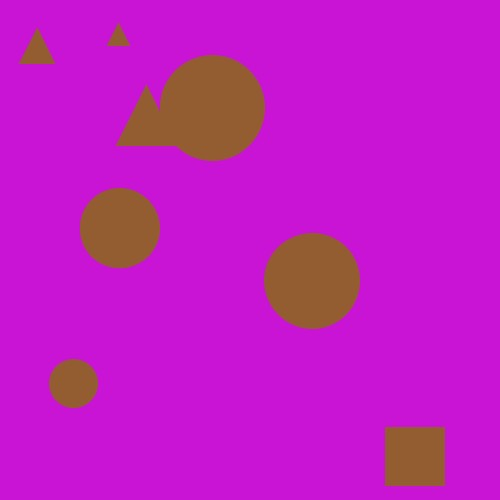
#> input picture data/00104A2001D820-00185A1-0019040-001BEFF-001CF7700142B7001E84B.jpg, 500 x 500 px
$ python visualization.py --image data/00104A2001D820-00185A1-0019040-001BEFF-001CF7700142B7001E84B.jpg
#> lines starting #> are read from the running program, lines starting #| are printed output that depends on the picture; after the words box and inside, x2 and y2 are one past the last pixel; in counts of white or black regions, pixels touching at a corner belong together
"""
Simple visualization tool for the evolution of image from blurring to final detection
"""
import argparse
from PIL import Image, ImageOps
import cv2
import numpy as np

# Read image
argument_parser = argparse.ArgumentParser()
argument_parser.add_argument('-i', '--image', required=False, help='Path')
args = vars(argument_parser.parse_args())
img_url = args['image'] or 'testimage.jpg'
img = cv2.imread(img_url)
#> img is the input picture: shape (500, 500, 3); mean B, G, R 193.9, 28.5, 194.7
top, bottom, left, right = [15]*4
img_for_plot=cv2.copyMakeBorder(img.copy(), top, bottom, left, right, cv2.BORDER_CONSTANT, value=[0,0,0])

img_plot1 = img_for_plot.copy()
img_plot2 = None
img_plot3 = None
img_plot4 = None
img_plot5 = None
img_plot6 = None


class ShapeDetector:
    def __init__(self):
        pass

    def detect(self, c):
        """
        :param c: a contour
        :return: name of the shape.
        """
        # initialize the shape name and approximate the contour
        shape = "unidentified"
        peri = cv2.arcLength(c, True)
        approx = cv2.approxPolyDP(c, 0.04 * peri, True)

        # if there are 3 vertices, the shape is a triangle
        if len(approx) == 3:
            shape = "triangle"

        # if there are 4 vertices, the shape is a square
        elif len(approx) == 4:
            shape = "square"

        # otherwise, we assume the shape is a circle
        else:
            shape = "circle"

        # return the name of the shape
        return shape


def preprocess(image, median_size):
    median_size = min(median_size, 7)
    processed_img = cv2.medianBlur(img, median_size)
    return processed_img


def get_contours(img, median_size):
#> called with median_size = 7
    global img_plot2, img_plot3, img_plot4, img_plot5
    color = [255,255,255]
    top, bottom, left, right = [15]*4
    img_for_plot=cv2.copyMakeBorder(img.copy(), top, bottom, left, right, cv2.BORDER_CONSTANT, value=[0,0,0])
#> img_for_plot: shape (560, 560, 3)

    img_with_noise = img_for_plot.copy()
    img = preprocess(img, median_size)
    img_plot2 = cv2.copyMakeBorder(img.copy(), top, bottom, left, right, cv2.BORDER_CONSTANT, value=[0,0,0])
    blurred = cv2.pyrMeanShiftFiltering(img, 31, 91)
    img_plot3 =cv2.copyMakeBorder(blurred.copy(), top, bottom, left, right, cv2.BORDER_CONSTANT, value=[0,0,0])


    gray = cv2.cvtColor(blurred, cv2.COLOR_BGR2GRAY)
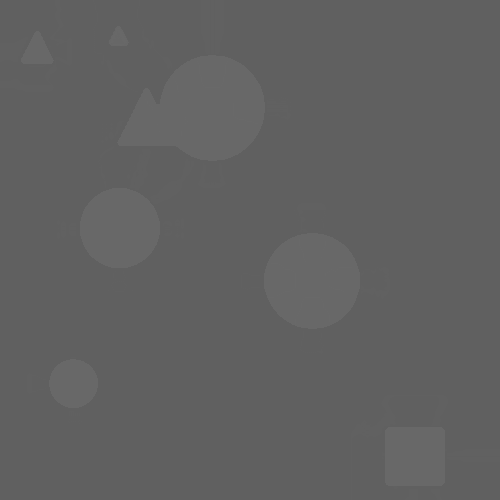
#> gray: shape (500, 500); min 96, max 105, mean 97
    img_plot4 = cv2.copyMakeBorder(gray.copy(), top, bottom, left, right, cv2.BORDER_CONSTANT, value=[0,0,0])
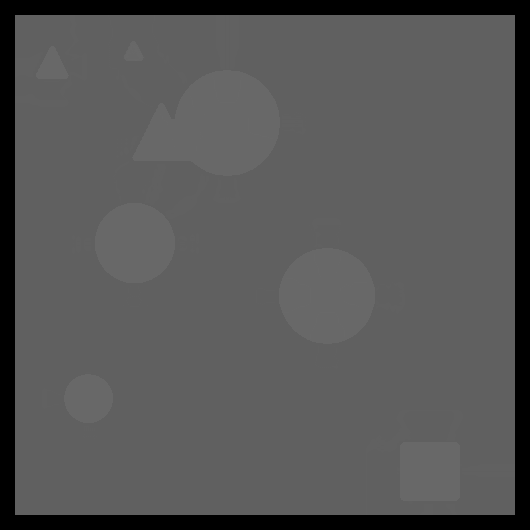
#> img_plot4: shape (530, 530); min 0, max 105, mean 86.3

    _, threshold = cv2.threshold(gray, 0, 255, cv2.THRESH_BINARY+cv2.THRESH_OTSU)
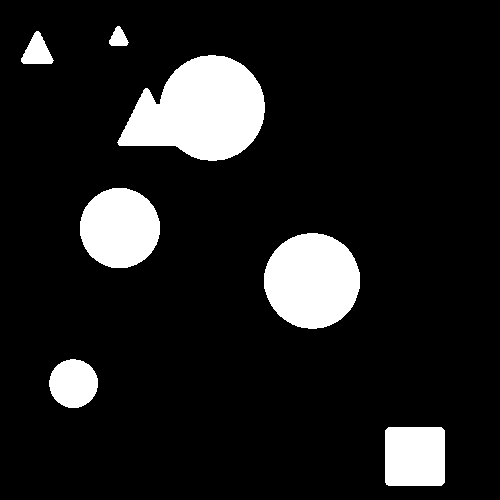
#> threshold: shape (500, 500); 11.6% white; 7 white regions
    contours, _ = cv2.findContours(threshold, cv2.RETR_LIST, cv2.CHAIN_APPROX_NONE)
#> contours = 7 contours; box (x1, y1, x2, y2) and area: (117, 55, 265, 161) 10298, (264, 233, 360, 329) 7072, (80, 188, 160, 268) 4936, (385, 427, 445, 486) 3404, (49, 359, 98, 408) 1801, (21, 31, 54, 64) 604, (109, 26, 129, 46) 230

    top, bottom, left, right = [0,30,0,30]
    img_with_noise = cv2.copyMakeBorder(blurred.copy(), top, bottom, left, right, cv2.BORDER_CONSTANT, value=[0,0,0])
    cv2.drawContours(img_with_noise, contours, -1, (0, 0, 255), 6)
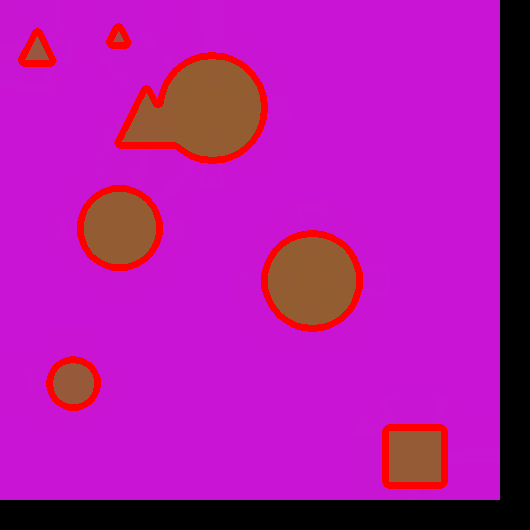
#> img_with_noise: shape (530, 530, 3); mean B, G, R 168.1, 23.2, 176.3
    img_plot5 = img_with_noise.copy()
    return contours


def count_shapes(img, median_size):
    global img_plot6
    top, bottom, left, right = [15]*4
    img_for_plot=cv2.copyMakeBorder(img.copy(), top, bottom, left, right, cv2.BORDER_CONSTANT, value=[0,0,0])

    shape_detector = ShapeDetector()
    contours = get_contours(img_for_plot, median_size)
    if contours[-1][0][0][0] == 0 and contours[-1][0][0][1] == 0 and contours[-1][-1][0][1] == 0:
        contours = contours[0:-1]
    for contour in contours:
        moments = cv2.moments(contour)
        if moments["m00"] <= 0.0:
            continue
        contourX = int((moments["m10"] / moments["m00"]))
        contourY = int((moments["m01"] / moments["m00"]))
        shape = shape_detector.detect(contour)
        cv2.drawContours(img_for_plot, [contour],
                         -1, (0, 255, 0), 2)
        cv2.putText(img, shape, (contourX, contourY),
                    cv2.FONT_HERSHEY_SIMPLEX,
                    0.5, (255, 0, 0), 2)
#> this loop made 7 passes
#> (contourX, contourY, shape, peri in detect, approx in detect) on passes 1, 5, 6, 7: (414, 456, 'square', 227.6, [[388, 427], [386, 484], [441, 485], [444, 430]]), (200, 110, 'square', 449.9, [[260, 86], [191, 59], [117, 142], [230, 157]]), (36, 51, 'triangle', 108.1, [[36, 31], [21, 61], [51, 63]]), (118, 37, 'square', 63.7, [[117, 26], [109, 43], [126, 45], [128, 42]])
#> (contourX, contourY, shape, peri in detect) on passes 2 to 4: (73, 383, 'circle', 159.2), (311, 280, 'circle', 315), (119, 227, 'circle', 262.7)
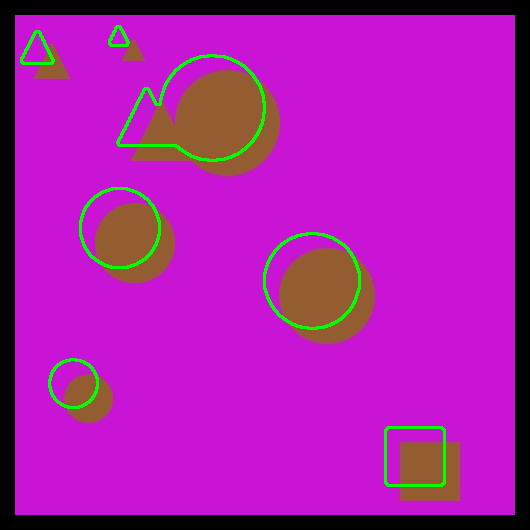
#> img_for_plot: shape (530, 530, 3); mean B, G, R 169.8, 29.1, 170
    top, bottom, left, right = [0,30,0,30]
    img_plot6 = cv2.copyMakeBorder(img.copy(), top, bottom, left, right, cv2.BORDER_CONSTANT, value=[0,0,0])


count_shapes(img, 7)
img_plot1 = cv2.resize(img_plot1, (0, 0), None, .4, .4)
img_plot2 = cv2.resize(img_plot2, (0, 0), None, .4, .4)
#> img_plot2: shape (212, 212, 3)
img_plot3 = cv2.resize(img_plot3, (0, 0), None, .4, .4)
#> img_plot3: shape (212, 212, 3)
img_plot4 = cv2.resize(img_plot4, (0, 0), None, .4, .4)
#> img_plot4: shape (212, 212)
img_plot5 = cv2.resize(img_plot5, (0, 0), None, .4, .4)
img_plot6 = cv2.resize(img_plot6, (0, 0), None, .4, .4)
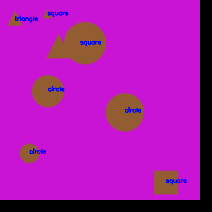
#> img_plot6: shape (212, 212, 3); mean B, G, R 173.8, 24.8, 171.9
concat = np.concatenate((img_plot1, img_plot2, img_plot3, img_plot5, img_plot6), axis=1)
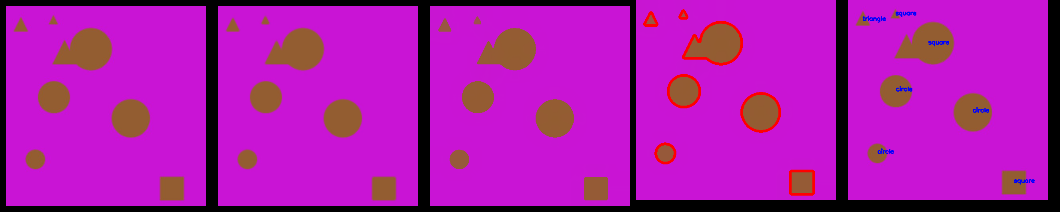
#> concat: shape (212, 1060, 3); mean B, G, R 171.9, 24.8, 173.6
cv2.imshow('Different stages of image recognition (1):original image, (2): filtered image, (3): binary image, (4) image with detected contours, (5) image with classification', concat)
cv2.waitKey()
